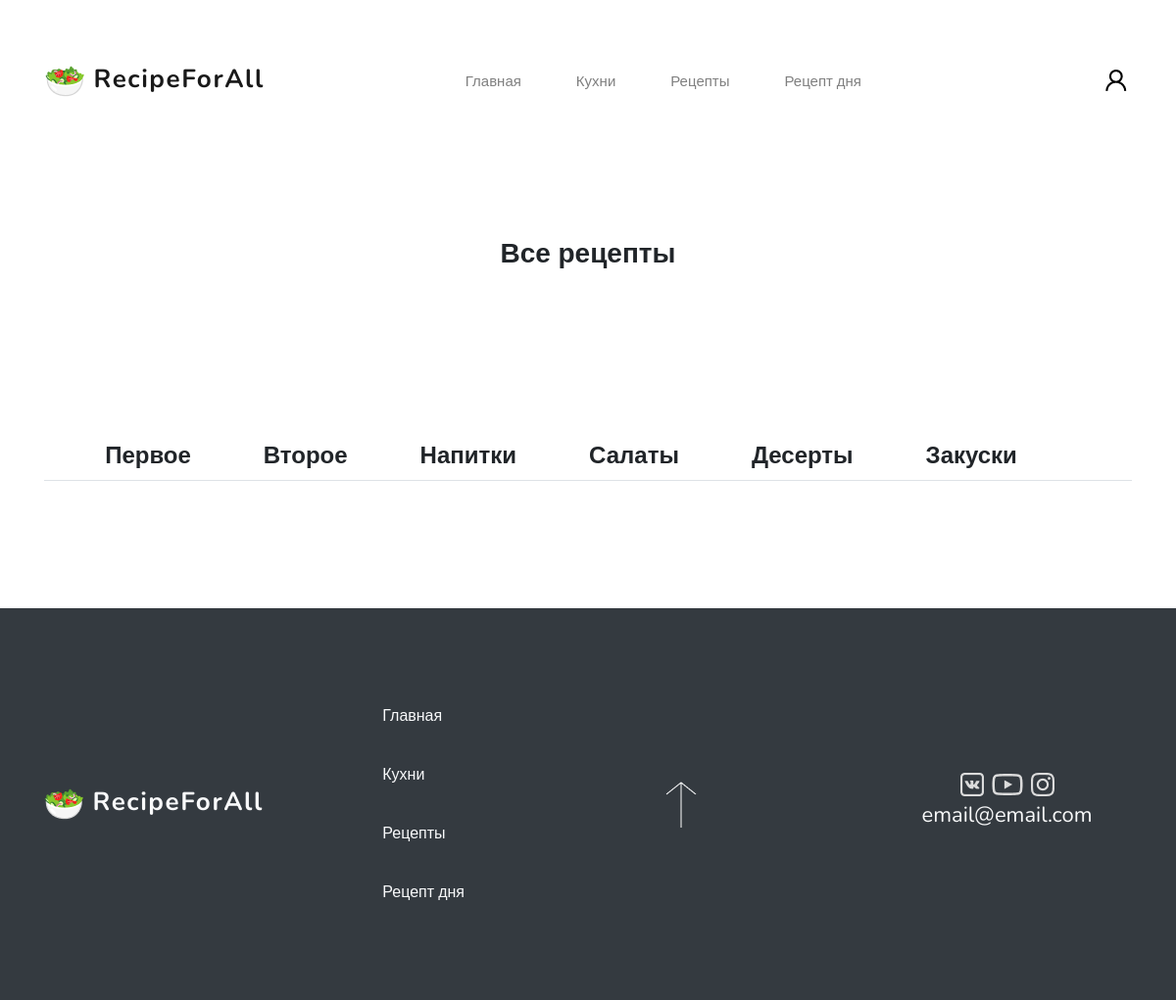
Page /recipe/all on the earlier database version.
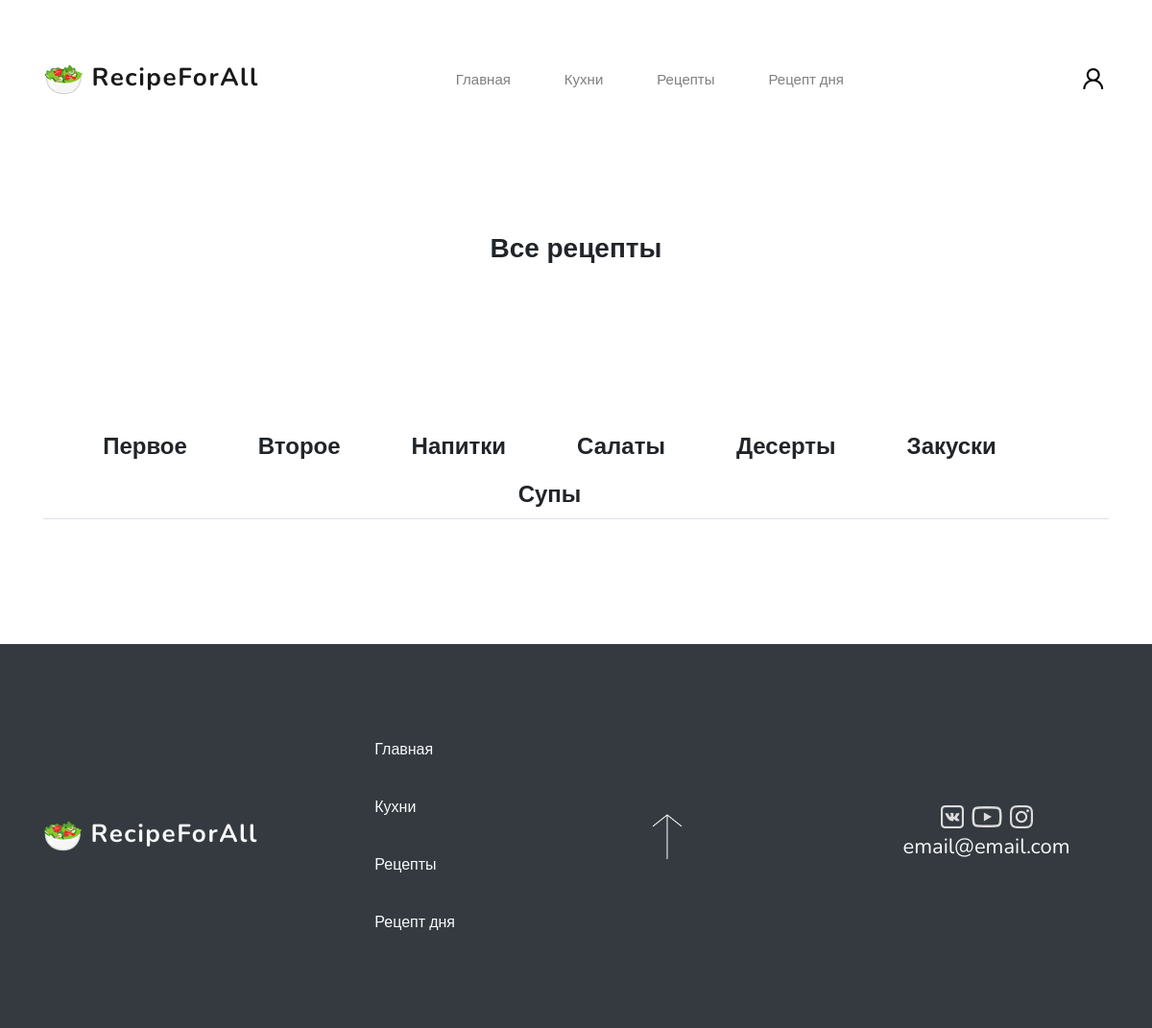
Same page on the later database version.
### recept/models.py (models this page shows, shortened)
class Category(models.Model):
    nameCategory = models.CharField(max_length=255, verbose_name='Название')
    slugCategory = models.SlugField(unique=True, default=None)
    class Meta:
        verbose_name = 'Категория'
        verbose_name_plural = 'Категории'

### recept/views.py (the view, shortened to what this page needs)
# urls.py: path('recipe/<slug:slug>', RecipeView.as_view(), name='recipe'),
class RecipeView(View):
    def get(self, request, slug):
        if slug != 'all':
            form = CommentForm(request.POST or None)
            categorys = Category.objects.all()
            kitchens = Kitchen.objects.all()
            stages = Stage.objects.filter(recipe=slug)
            recipeOfDay = Recipe.objects.first()
            recipe = Recipe.objects.get(id=slug)
            comments = Comment.objects.filter(recipe=slug)
            ingredients = Ingredient.objects.filter(recipe=slug)
            context = {
                'form': form, "categorys": categorys, "kitchens": kitchens, "comments": comments,
                "ingredients": ingredients, "stages": stages, "recipe": recipe, "recipeOfDay": recipeOfDay
            }
            return render(request, 'recept/recipe.html', context)
        else:
            kitchens = Kitchen.objects.all()
            categorys = Category.objects.all()
            recipeOfDay = Recipe.objects.first()
            recipes = Recipe.objects.all()
            context = {
                "categorys": categorys, "recipes": recipes, "recipeOfDay": recipeOfDay, "kitchens": kitchens
            }
            return render(request, 'recept/recipes.html', context)

### recept/models.py (called while the page is built)
    def __str__(self):
        return self.nameKitchen

### recept/templates/recept/recipes.html (shortened to what this page needs)
{% extends "recept/index.html" %}
{% load static %}
{% block one %}
    <div class="container">
        <div class="py-4 text-center">
            <h2>Все рецепты</h2>
        </div>
    </div>
{% endblock %}
{% block two %}
    <div class="razdel-2">
        <div class="container">
            <ul class="nav nav-tabs col-md-12 justify-content-center">
                {% for category in categorys %}
                    <li class="nav-item">
                        <h3 class="nav-link my-0" data-toggle="tab" href="#{{ category.nameCategory }}">{{ category.nameCategory }}</h3>
                    </li>
                {% endfor %}
            </ul>
        </div>
    </div>
{% endblock %}

Differences in the rows shown:
added Category: nameCategory "Супы"
